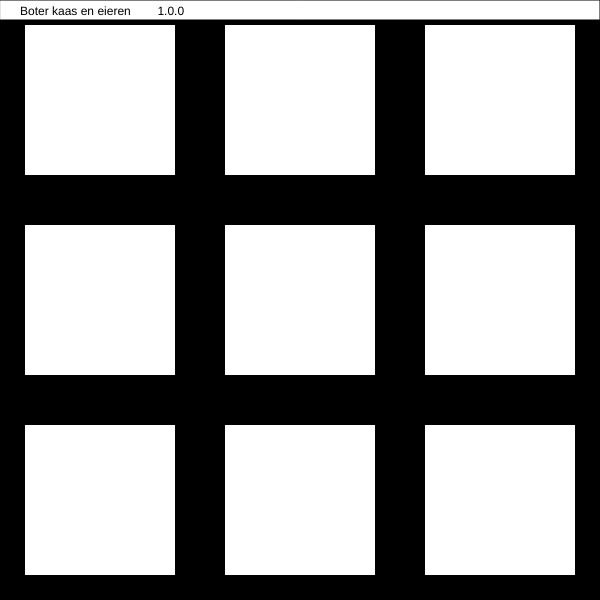
Frame 1 (no input)
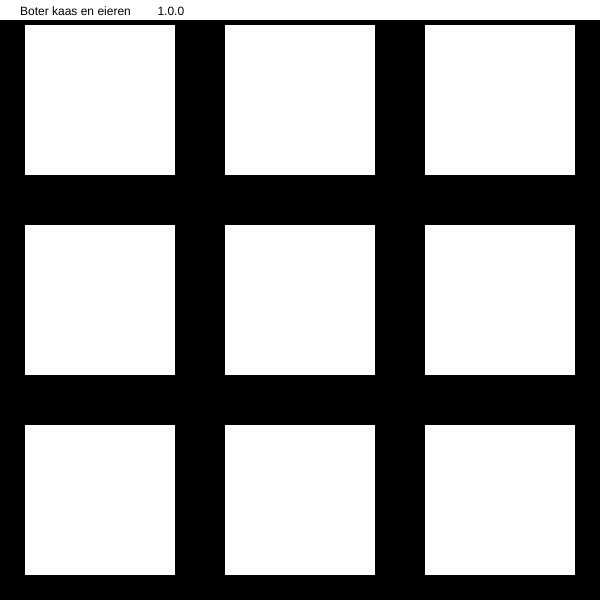
Frame 60 (no input)
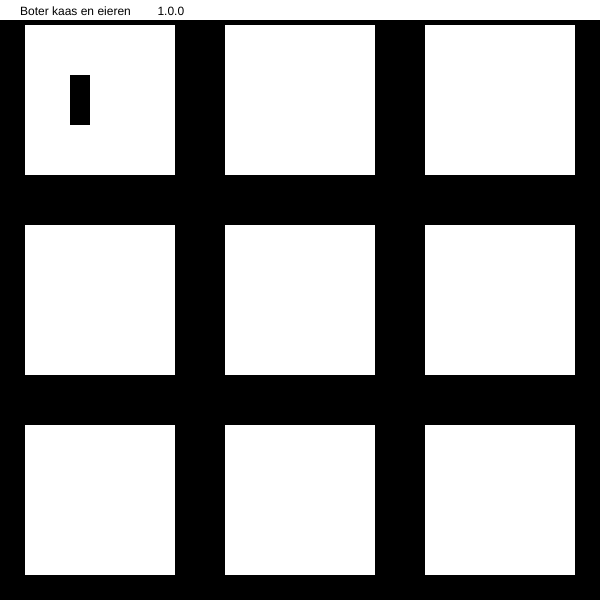
Frame 120 (the mouse pressed at the canvas centre since frame 60)

The p5.js sketch that drew these frames (run headless with seeded random() and noise() and a simulated clock; from frame 60 on, the mouse is pressed at the canvas centre):

// p5.js sketch
// ── sketch.js
// bericht naar mezelf: maak een tui style bord.
let playerTurn = 1;
let timer = 0;
let timer2 = 0

let playerPosX = 100;
let playerPosY = 100;

// alle mogelijke posities van vakjes
let squarePos1 = 100;
let squarePos2 = 300;
let squarePos3 = 500;

let winMessages = ["The enemy ate a bad cheese, so", "The enemy really tried, but", "The enemy has a big skill issue, so", "You disgusting freak, ofcourse",
  "The cow outside claimed you cheated, but fine", "Okay do I have to generate some stupid message again. Guess what I won't,", "You won, you really don't have a life, do you? Okay",
  "Dang, I lost all my money betting on the other guy, but", "Don't tell me it's fine you lost, you're holding back your tears, all because", 
  "Liar the opponent won, wait why am I lying, lmao"
];

let tieMessages = ["Nobody won, why?", "Could this be more boring?","You were so sure you were going to win, what happened?",
  "You can't claim anything,"
];

let Messages = ""

let playerColor = "white";
let square1Color = "white";
let square2Color = "white";
let square3Color = "white";
let square4Color = "white";
let square5Color = "white";
let square6Color = "white";
let square7Color = "white";
let square8Color = "white";
let square9Color = "white";

let gameIsWonBlue = false;
let gameIsWonRed = false;
let isTie = false;


function setup() {
  createCanvas(600, 600);
  Messages = random(winMessages);
  AngerMessages = random(tieMessages);
}

function keyPressed() {
 if (gameIsWonBlue == false && gameIsWonRed == false && isTie == false) {
  if (keyCode === (37)) {
    if (playerPosX === squarePos1) {
      playerPosX === squarePos3;
      timer = 0;
      playerColor = "black";
    } else {
      playerPosX -= 200;
    }
  }

  if (keyCode === (38)) {
     if (playerPosY === squarePos1) {
      playerPosY === squarePos3;
      timer = 0;
      playerColor = "black";
    } else {
      playerPosY -= 200;
    }
  }

  if (keyCode === (39)) {
     if (playerPosX === squarePos3) {
      playerPosX === squarePos1;
      timer = 0;
      playerColor = "black";
    } else {
      playerPosX += 200;
    }
  }

  if (keyCode === (40)) {
     if (playerPosY === squarePos3) {
      playerPosY === squarePos1;
      timer = 0;
      playerColor = "black";
    } else {
      playerPosY += 200;
    }
  }

  if (keyCode === ENTER) {
    if (playerPosX == squarePos1 && playerPosY == squarePos1 && square1Color == "white" && gameIsWonBlue == false && gameIsWonRed == false && isTie == false) {
      if (playerTurn == 1) {
        square1Color = "red";
        playerTurn += 1;
      } else {
        square1Color = "blue";
        playerTurn = 1;
      }
    } if (playerPosX == squarePos1 && playerPosY == squarePos2 && square2Color == "white" && gameIsWonBlue == false && gameIsWonRed == false && isTie == false) {
      if (playerTurn == 1) {
        square2Color = "red";
        playerTurn += 1;
      } else {
        square2Color = "blue";
        playerTurn = 1;
      }
    } if (playerPosX == squarePos1 && playerPosY == squarePos3 && square3Color == "white" && gameIsWonBlue == false && gameIsWonRed == false && isTie == false) {
      if (playerTurn == 1) {
        square3Color = "red";
        playerTurn += 1;
      } else {
        square3Color = "blue";
        playerTurn = 1;
      }
    } if (playerPosX == squarePos2 && playerPosY == squarePos1 && square4Color == "white" && gameIsWonBlue == false && gameIsWonRed == false && isTie == false) {
      if (playerTurn == 1) {
        square4Color = "red";
        playerTurn += 1;
      } else {
        square4Color = "blue";
        playerTurn = 1;
      }
    } if (playerPosX == squarePos2 && playerPosY == squarePos2 && square5Color == "white" && gameIsWonBlue == false && gameIsWonRed == false && isTie == false) {
      if (playerTurn == 1) {
        square5Color = "red";
        playerTurn += 1;
      } else {
        square5Color = "blue";
        playerTurn = 1;
      }
    } if (playerPosX == squarePos2 && playerPosY == squarePos3 && square6Color == "white" && gameIsWonBlue == false && gameIsWonRed == false && isTie == false) {
      if (playerTurn == 1) {
        square6Color = "red";
        playerTurn += 1;
      } else {
        square6Color = "blue";
        playerTurn = 1;
      }
    } if (playerPosX == squarePos3 && playerPosY == squarePos1 && square7Color == "white" && gameIsWonBlue == false && gameIsWonRed == false && isTie == false) {
      if (playerTurn == 1) {
        square7Color = "red";
        playerTurn += 1;
      } else {
        square7Color = "blue";
        playerTurn = 1;
      }
    } if (playerPosX == squarePos3 && playerPosY == squarePos2 && square8Color == "white" && gameIsWonBlue == false && gameIsWonRed == false && isTie == false) {
      if (playerTurn == 1) {
        square8Color = "red";
        playerTurn += 1;
      } else {
        square8Color = "blue";
        playerTurn = 1;
      }
    } if (playerPosX == squarePos3 && playerPosY == squarePos3 && square9Color == "white" && gameIsWonBlue == false && gameIsWonRed == false && isTie == false) {
      if (playerTurn == 1) {
        square9Color = "red";
        playerTurn += 1;
      } else {
        square9Color = "blue";
        playerTurn = 1;
      }
    } 
  }
 } else {
  if (keyCode === ENTER) {
    Messages = random(winMessages);
    AngerMessages = random(tieMessages);
    square1Color = "white";
    square2Color = "white";
    square3Color = "white";
    square4Color = "white";
    square5Color = "white";
    square6Color = "white";
    square7Color = "white";
    square8Color = "white";
    square9Color = "white";
    gameIsWonBlue = false;
    gameIsWonRed = false;
    isTie = false;
    playerTurn = 1;
  }
 }
}


function draw() {
  if (gameIsWonBlue == false && gameIsWonRed == false && isTie == false) {
  background("black");
  fill("white");
  rect(0,0,600,20);

  textSize("13");
  fill("black");
  text("Boter kaas en eieren        1.0.0",20,15);
  
  strokeWeight(0);

  //bord

  fill(square1Color);
  square(squarePos1-75,squarePos1-75,150);

  fill(square2Color);
  square(squarePos1-75,squarePos2-75,150);

  fill(square3Color);
  square(squarePos1-75,squarePos3-75,150);

  fill(square4Color);
  square(squarePos2-75,squarePos1-75,150);

  fill(square5Color);
  square(squarePos2-75,squarePos2-75,150);

  fill(square6Color);
  square(squarePos2-75,squarePos3-75,150);

  fill(square7Color);
  square(squarePos3-75,squarePos1-75,150);

  fill(square8Color);
  square(squarePos3-75,squarePos2-75,150);

  fill(square9Color);
  square(squarePos3-75,squarePos3-75,150);

  //speler
  if (timer === 60) {
    if (playerColor == "white") {
      playerColor = "black";
      timer = 0;
    } else {
      playerColor = "white";
       timer = 0;
    }
  }

  fill(playerColor);
  rect(playerPosX -30,playerPosY -25,20,50);

  //win checker
  
  //diagonalen 
  
  if (square1Color == "red" && square5Color == "red" && square9Color == "red"){
    square1Color = "black";
    square5Color = "black";
    square9Color = "black";
    gameIsWonRed = true;
  } 
  if (square1Color == "blue" && square5Color == "blue" && square9Color == "blue"){
    square1Color = "black";
    square5Color = "black";
    square9Color = "black";
    gameIsWonBlue = true;
  }
  if (square3Color == "red" && square5Color == "red" && square7Color == "red"){
    square3Color = "black";
    square5Color = "black";
    square7Color = "black";
    gameIsWonRed = true;
  }

  if (square3Color == "blue" && square5Color == "blue" && square7Color == "blue" ){
    square3Color = "black";
    square5Color = "black";
    square7Color = "black";
    gameIsWonBlue = true;
  }

  // horizontaal

  if (square1Color == "red" && square2Color == "red" && square3Color == "red"){
    square1Color = "black";
    square2Color = "black";
    square3Color = "black";
    gameIsWonRed = true;
  } 
  if (square1Color == "blue" && square2Color == "blue" && square3Color == "blue"){
    square1Color = "black";
    square2Color = "black";
    square3Color = "black";
    gameIsWonBlue = true;
  }
  if (square4Color == "red" && square5Color == "red" && square6Color == "red"){
    square4Color = "black";
    square5Color = "black";
    square6Color = "black";
    gameIsWonRed = true;
  } 
  if (square4Color == "blue" && square5Color == "blue" && square6Color == "blue" ){
    square4Color = "black";
    square5Color = "black";
    square6Color = "black";
    gameIsWonBlue = true;
  }
  if (square7Color == "red" && square8Color == "red" && square9Color == "red"){
    square7Color = "black";
    square8Color = "black";
    square9Color = "black";
    gameIsWonRed = true;
  } 
  if (square7Color == "blue" && square8Color == "blue" && square9Color == "blue" ){
    square7Color = "black";
    square8Color = "black";
    square9Color = "black";
    gameIsWonBlue = true;
  }

  //verticaal

 if (square1Color == "red" && square4Color == "red" && square7Color == "red"){
    square1Color = "black";
    square4Color = "black";
    square7Color = "black";
   gameIsWonRed = true;
  } 
  if (square1Color == "blue" && square4Color == "blue" && square7Color == "blue"){
    square1Color = "black";
    square4Color = "black";
    square7Color = "black";
    gameIsWonBlue = true;
  }
  if (square2Color == "red" && square5Color == "red" && square8Color == "red"){
    square2Color = "black";
    square5Color = "black";
    square8Color = "black";
    gameIsWonRed = true;
  } 
  if (square2Color == "blue" && square5Color == "blue" && square8Color == "blue" ){
    square2Color = "black"
    square5Color = "black"
    square8Color = "black"
    gameIsWonBlue = true;
  }
  if (square3Color == "red" && square6Color == "red" && square9Color == "red"){
    square3Color = "black"
    square6Color = "black"
    square9Color = "black"
    gameIsWonRed = true;
  } 
  if (square3Color == "blue" && square6Color == "blue" && square9Color == "blue" ){
    square3Color = "black"
    square6Color = "black"
    square9Color = "black"
    gameIsWonBlue = true;
  }

  if (square1Color != "white" && square2Color != "white" && square3Color != "white" && square4Color != "white" && square5Color != "white" && square6Color != "white" && square7Color != "white" && square8Color != "white" && square9Color != "white" && gameIsWonBlue == false && gameIsWonRed == false) {
    isTie = true;
  }
  
  timer += 1;
  timer2 +=1;

} else {
  background("black");
  fill("white");
  textSize(16);
  text("[kjeld@nixos:~]$ boterkaaseneieren",20,20);
  text("[kjeld@nixos:~]$ ",20,110);

  if (gameIsWonBlue == true) {
    text ("blue won!",20,80); 
    text(Messages, 20, 50);
  } else if (gameIsWonRed == true) {
    text("red won!",20,80);
    text(Messages, 20,50);
  } else if (isTie == true) {
    text("You tied!",20,80);
    text(AngerMessages,20,50);
  }
 } 
}

//function mouseReleased() {
//  if (mouseButton === "right") {
//
//  }
//}
